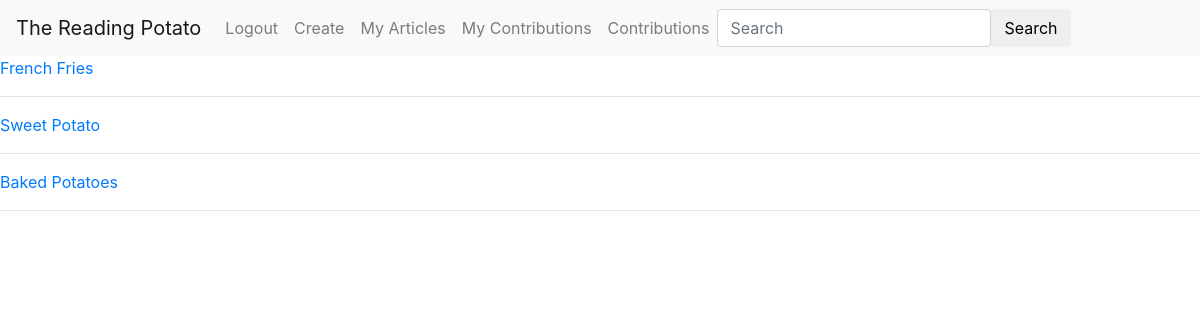
Page /main/my-articles/ (signed in) on the committed database.
### main/models.py (models this page shows, shortened)
class Article(models.Model):
	title = models.CharField(max_length=250)
	content = models.TextField()
	author = models.ForeignKey(User, on_delete=models.CASCADE, related_name="articles")
	created_on = models.DateTimeField(auto_now_add=True)
	last_update = models.DateTimeField(auto_now=True)
	slug = models.SlugField(blank=True)

### main/views.py (the view)
# urls.py: path('my-articles/', views.my_articles_list, name="my-articles-list"),
def my_articles_list(request):
	return render(request, "my_articles_list.html")

### main/templates/my_articles_list.html
{% extends "base.html" %}
{% block content %}
    {% for article in user.articles.all %}
    	<a href="{% url 'main:article-details' article.id %}">{{article.title}}</a>
    	<hr>
    {% endfor %}
{% endblock content%}

### rows in the picture
Article: title "French Fries"
Article: title "Sweet Potato"
Article: title "Baked Potatoes"
